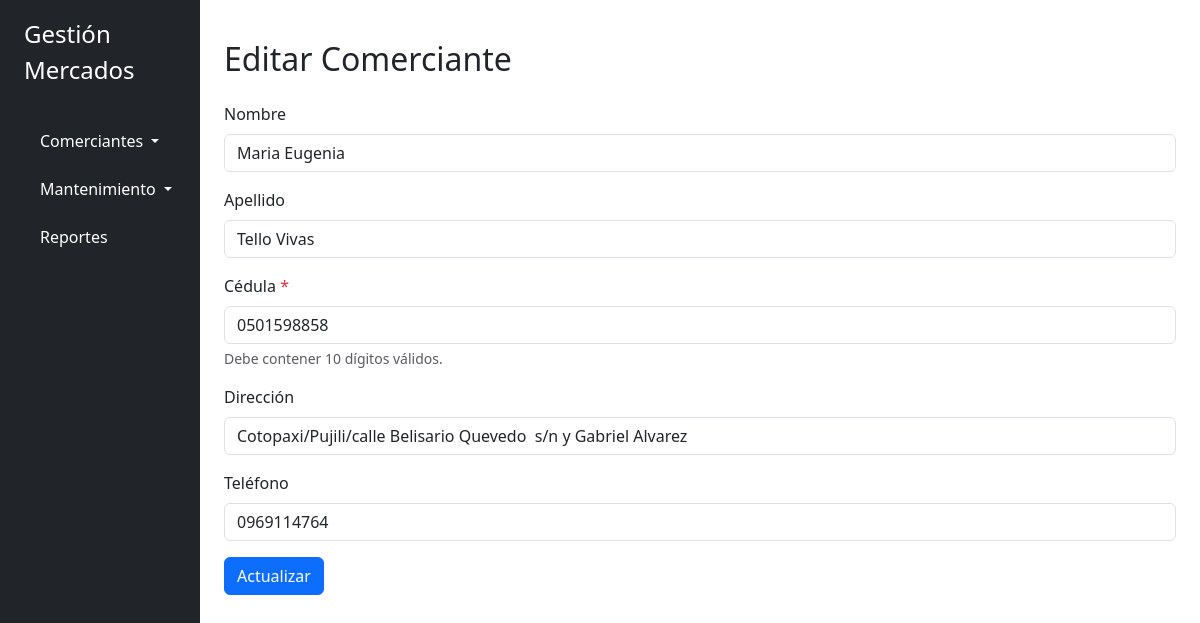
The page /comerciantes/editar/2 on the database its author committed.
### app/models.py (models this page shows)
class Comerciante(db.Model):
    __tablename__ = 'comerciantes'
    id = db.Column(db.Integer, primary_key=True)
    nombre = db.Column(db.String(100), nullable=False)
    apellido = db.Column(db.String(100), nullable=False)
    cedula = db.Column(db.String(10), unique=True, nullable=False)
    direccion = db.Column(db.String(150), nullable=True)
    telefono = db.Column(db.String(15), nullable=True)
    activo = db.Column(db.Boolean, default=True)
    catastros = db.relationship('Catastro', backref='comerciante', lazy=True)

### app/routes/comerciantes.py (the view, shortened to what this page needs)
@bp.route('/editar/<int:id>', methods=['GET', 'POST'])
def editar(id):
    comerciante = Comerciante.query.get_or_404(id)
    return render_template('comerciantes/form.html', comerciante=comerciante)

### app/templates/comerciantes/form.html (shortened to what this page needs)
{% extends 'base.html' %}
{% block content %}
<div class="container mt-4">
  <h2 class="mb-4">{{ 'Editar' if comerciante else 'Nuevo' }} Comerciante</h2>
  <form method="post" aria-label="Formulario de comerciante" role="form" novalidate>
    <div class="mb-3">
      <label for="nombre" class="form-label">Nombre</label>
      <input type="text" id="nombre" name="nombre" class="form-control" required
             value="{{ comerciante.nombre if comerciante else '' }}">
    </div>
    <div class="mb-3">
      <label for="apellido" class="form-label">Apellido</label>
      <input type="text" id="apellido" name="apellido" class="form-control" required
             value="{{ comerciante.apellido if comerciante else '' }}">
    </div>
    <div class="mb-3">
      <label for="cedula" class="form-label">Cédula <span class="text-danger">*</span></label>
      <input type="text" id="cedula" name="cedula" class="form-control" required
             aria-required="true" aria-describedby="cedulaHelp"
             value="{{ comerciante.cedula if comerciante else '' }}">
      <div id="cedulaHelp" class="form-text">Debe contener 10 dígitos válidos.</div>
    </div>
    <div class="mb-3">
      <label for="direccion" class="form-label">Dirección</label>
      <input type="text" id="direccion" name="direccion" class="form-control"
             value="{{ comerciante.direccion if comerciante else '' }}">
    </div>
    <div class="mb-3">
      <label for="telefono" class="form-label">Teléfono</label>
      <input type="text" id="telefono" name="telefono" class="form-control"
             value="{{ comerciante.telefono if comerciante else '' }}">
    </div>
    <button type="submit" class="btn btn-primary">
      {{ 'Actualizar' if comerciante else 'Guardar' }}
    </button>
  </form>
</div>
{% endblock %}

### rows shown on the page
Comerciante: nombre "Maria Eugenia", apellido "Tello Vivas", cedula "0501598858", direccion "Cotopaxi/Pujili/calle Belisario Quevedo s/n y Gabriel Alvarez", telefono "0969114764"

### other values the page prints
{{ 'Editar' if comerciante else 'Nuevo' }} "Editar"
{{ 'Actualizar' if comerciante else 'Guardar' }} "Actualizar"
